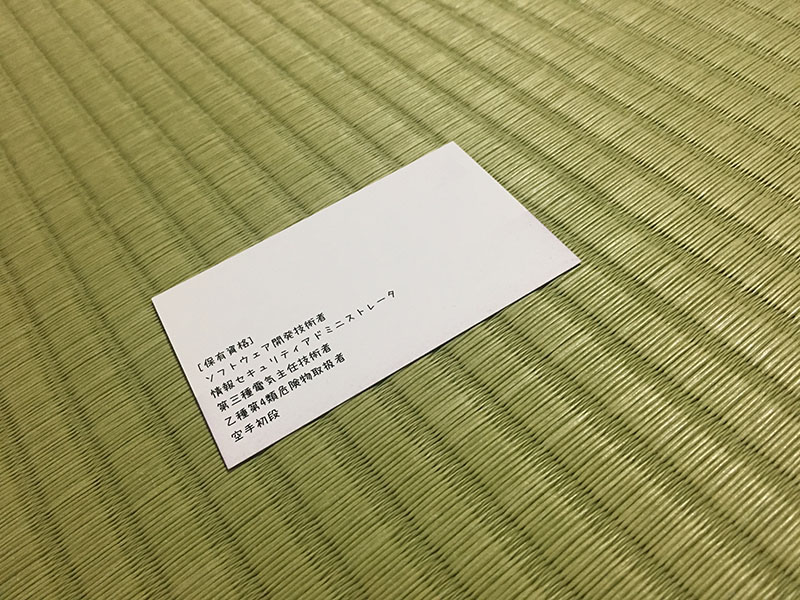
#> input picture images/perspective.png, 800 x 600 px
$ python perspective_transform.py
#> lines starting #> are read from the running program, lines starting #| are printed output that depends on the picture; after the words box and inside, x2 and y2 are one past the last pixel; in counts of white or black regions, pixels touching at a corner belong together
import cv2
import numpy as np

img = cv2.imread('../images/perspective.png')
#> img is the input picture: shape (600, 800, 3); mean B, G, R 97.1, 148.5, 153.2

dst = []

# グレースケール化
gray = cv2.cvtColor(img, cv2.COLOR_BGR2GRAY)
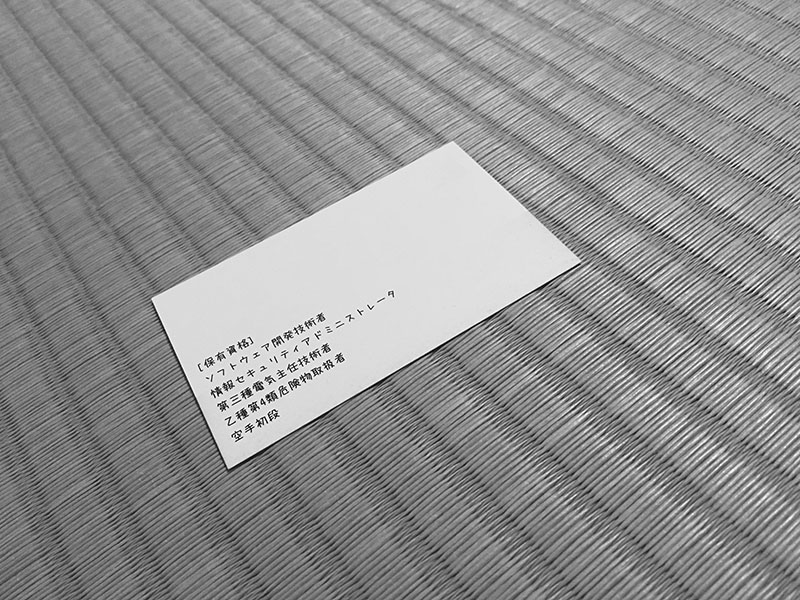
#> gray: shape (600, 800); min 0, max 255, mean 144

# 二値化
ret,th1 = cv2.threshold(gray,200,255,cv2.THRESH_BINARY)
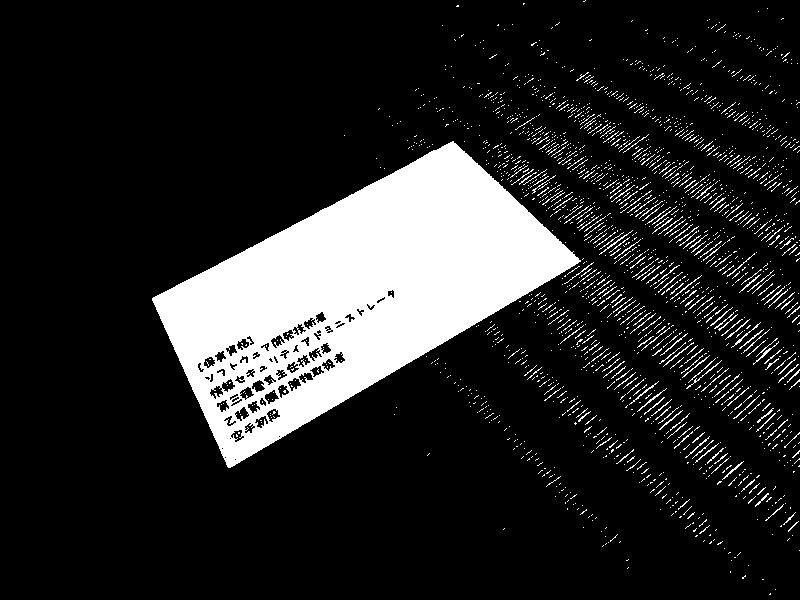
#> th1: shape (600, 800); 15.6% white; 1978 white regions (1814 under 20 px)

# 輪郭抽出
contours, hierarchy = cv2.findContours(th1, cv2.RETR_TREE, cv2.CHAIN_APPROX_SIMPLE)
#> contours = 2051 contours, 1976 with area under 20; largest, box (x1, y1, x2, y2) and area: (152, 141, 581, 468) 65905, (234, 406, 250, 422) 126, (264, 389, 280, 405) 126, (239, 386, 255, 401) 120, (266, 408, 281, 423) 116

# 面積の大きいもののみ選別
areas = []
for cnt in contours:
    area = cv2.contourArea(cnt)
    if area > 10000:
        epsilon = 0.1*cv2.arcLength(cnt,True)
        approx = cv2.approxPolyDP(cnt,epsilon,True)
        areas.append(approx)
#> this loop made 2051 passes
#> (area, epsilon, approx) on pass 1406: (65905, 119.5, [[580, 260], [452, 141], [152, 300], [230, 467]])
#> after the loop, areas = [[[580, 260], [452, 141], [152, 300], [230, 467]]]

pts1 = np.float32(areas[0])
#> pts1 = [[580, 260], [452, 141], [152, 300], [230, 467]]
pts2 = np.float32([[600,300],[600,0],[0,0],[0,300]])

M = cv2.getPerspectiveTransform(pts1, pts2)
#> M = [[2.41, -1.12, -28.59], [1.52, 2.88, -1094.6], [0.000522, 0.00188, 1]]
dst = cv2.warpPerspective(img, M, (600,300))
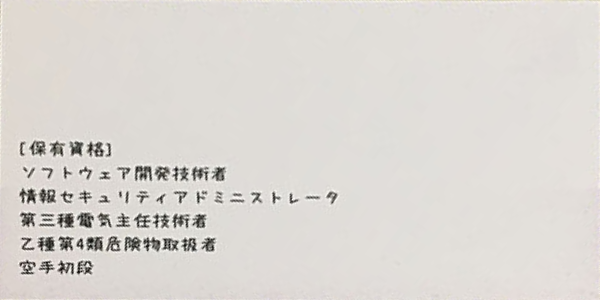
#> dst: shape (300, 600, 3); mean B, G, R 211.4, 216, 219.8

cv2.imshow('image', dst)
cv2.waitKey(0)
cv2.destroyAllWindows()
